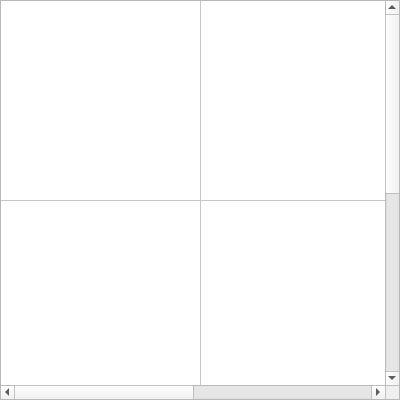
<?xml version="1.0" encoding="UTF-8"?>
<ui version="4.0">
 <class>BackgroundImage</class>
 <widget class="QWidget" name="BackgroundImage">
  <property name="geometry">
   <rect>
    <x>0</x>
    <y>0</y>
    <width>400</width>
    <height>400</height>
   </rect>
  </property>
  <property name="windowTitle">
   <string>BackgroundImage</string>
  </property>
  <widget class="QTableWidget" name="tableWidget">
   <property name="geometry">
    <rect>
     <x>0</x>
     <y>0</y>
     <width>400</width>
     <height>400</height>
    </rect>
   </property>
   <property name="rowCount">
    <number>2</number>
   </property>
   <property name="columnCount">
    <number>2</number>
   </property>
   <attribute name="horizontalHeaderVisible">
    <bool>false</bool>
   </attribute>
   <attribute name="horizontalHeaderDefaultSectionSize">
    <number>200</number>
   </attribute>
   <attribute name="verticalHeaderVisible">
    <bool>false</bool>
   </attribute>
   <attribute name="verticalHeaderDefaultSectionSize">
    <number>200</number>
   </attribute>
   <row/>
   <row/>
   <column/>
   <column/>
  </widget>
 </widget>
 <resources/>
 <connections/>
</ui>
